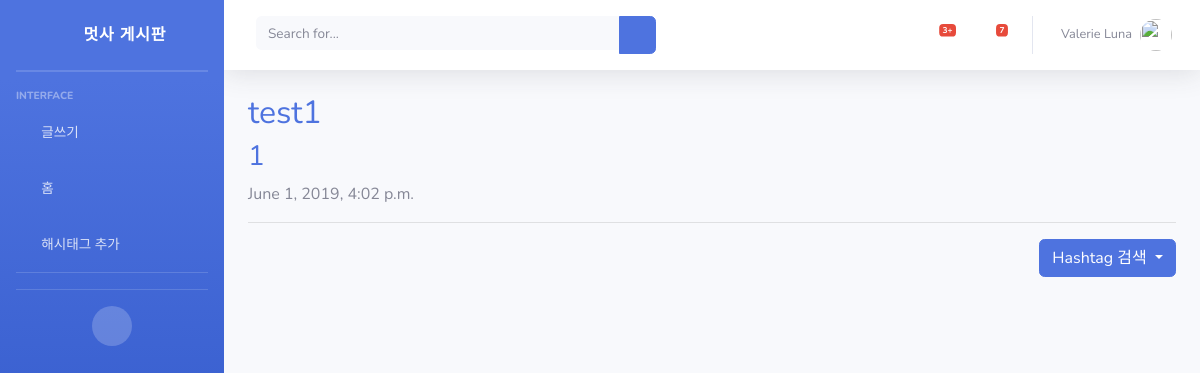
The app's page /search/1/, older data.
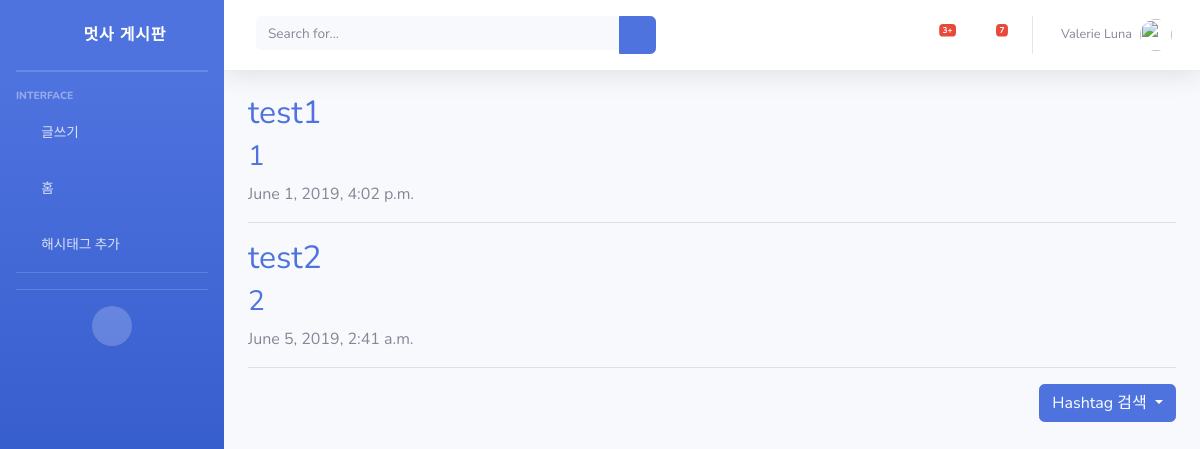
The same page, newer data.
### blog/models.py (models this page shows, shortened)
class Article(models.Model):
    title = models.CharField(max_length=20)
    content = models.TextField()
    created_at = models.DateTimeField(auto_now_add=True)
    published_at = models.DateTimeField(null=False)
    hashtags = models.ManyToManyField('Hashtag', blank=True)
    image = models.ImageField(upload_to='images/', blank=True)

### blog/views.py (the view)
# urls.py: path('search/<int:hashtag_id>/', views.search, name="search"),
def search(request, hashtag_id):
    hashtag = get_object_or_404(Hashtag, pk=hashtag_id)
    return render(request, 'blog/search.html', {'hashtag': hashtag})

### blog/templates/blog/search.html (shortened to what this page needs)
{% extends 'index.html' %}
{% block content %}
      {% for article in hashtag.article_set.all %}
      <div class="post-preview">
        <a href="{% url 'blog:detail' article.id %}">
          <h2 class="post-title">
            {{ article.title }}
          </h2>
          <h3 class="post-subtitle">
            {{ article.content }}
          </h3>
        </a>
        <p class="post-meta">
          {{ article.published_at }}</p>
      </div>
      <hr>
      {% endfor %}
      <div class="dropdown">
        <button class="btn btn-primary float-right dropdown-toggle" type="button" id="dropdownMenuButton" data-toggle="dropdown" aria-haspopup="true" aria-expanded="false">
          Hashtag 검색
        </button>
      </div>
{% endblock %}

Row changes from the older to the newer data that the page shows:
added Article: title "test2", content "2", published_at "June 5, 2019, 2:41 a.m."
